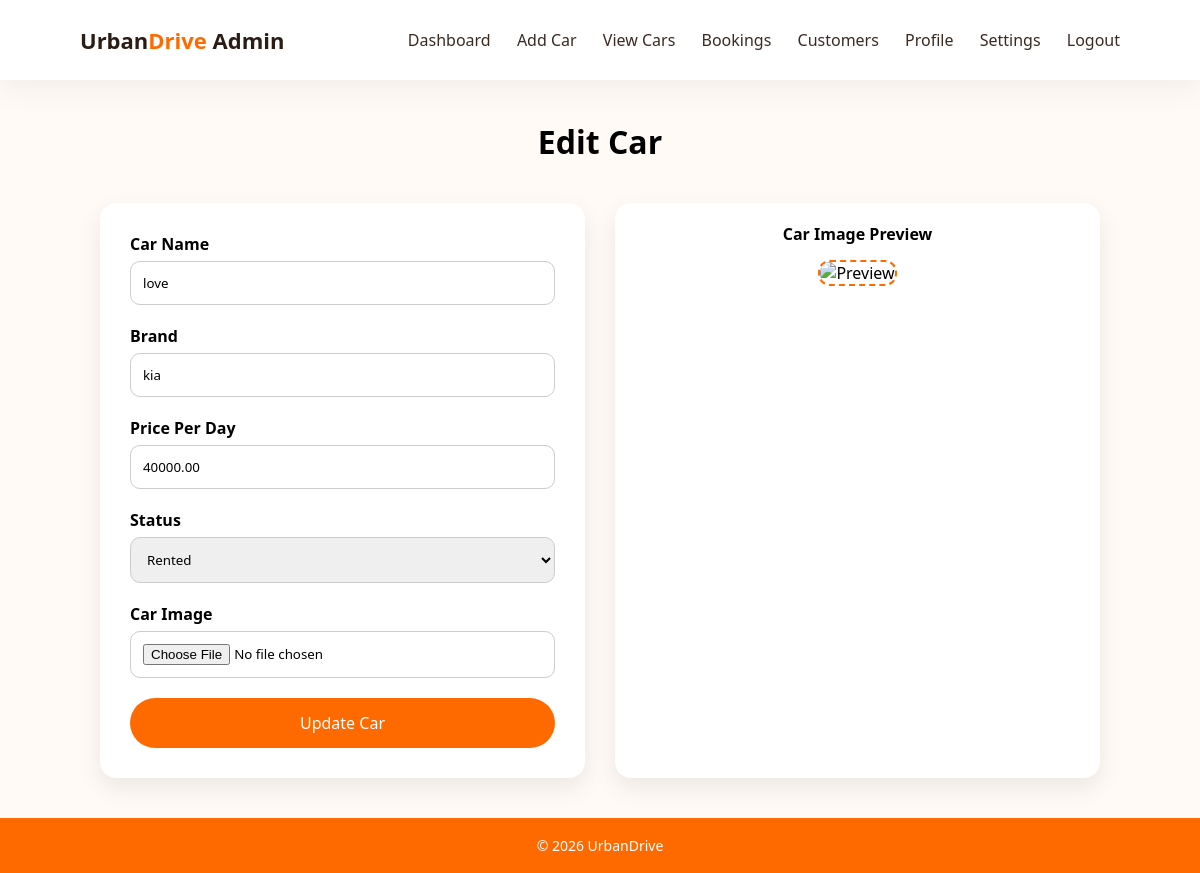
Page /edit_car.php?id=2 (signed in) on the committed database.
### tables this page shows
CREATE TABLE `cars` (
  `car_id` int(11) UNSIGNED NOT NULL,
  `car_name` varchar(255) NOT NULL,
  `brand` varchar(100) NOT NULL,
  `price_per_day` decimal(10,2) NOT NULL,
  `status` enum('Available','Rented','Maintenance') NOT NULL DEFAULT 'Available',
  `created_at` timestamp NOT NULL DEFAULT current_timestamp(),
  `car_image` varchar(255) DEFAULT NULL,
  `availability` enum('available','rented','maintenance') DEFAULT 'available',
  `model` varchar(100) NOT NULL
);

### edit_car.php (the view, shortened to what this page needs)
<?php
include 'db.php';
$id = $_GET['id'];
$car_query = mysqli_query($conn, "SELECT * FROM cars WHERE car_id=$id");
$car = mysqli_fetch_assoc($car_query);
?>
<!DOCTYPE html>
<html lang="en">
<head>
<link rel="stylesheet" href="addacar.css">
</head>
<body>
<header class="admin-header">
    <div class="logo">Urban<span>Drive</span> Admin</div>
    <nav>
        <a href="reports.php" class="active">Dashboard</a>
        <a href="addcar.php">Add Car</a>
        <a href="viewcar.php">View Cars</a>
        <a href="bookings.php">Bookings</a>
        <a href="customers.php">Customers</a>
        <a href="profile_admin.php">Profile</a>
        <a href="settings.php">Settings</a>
        <a class="logout" href="logout.php">Logout</a>
    </nav>
</header>
<main class="content">
    <h1>Edit Car</h1>
    <div class="addcar-wrapper">
        <form class="car-form" method="post" enctype="multipart/form-data">
            <label>Car Name</label>
            <input type="text" name="car_name" value="<?= htmlspecialchars($car['car_name']) ?>" required>
            <label>Brand</label>
            <input type="text" name="brand" value="<?= htmlspecialchars($car['brand']) ?>" required>
            <label>Price Per Day</label>
            <input type="number" step="0.01" name="price" value="<?= $car['price_per_day'] ?>" required>
            <label>Status</label>
            <select name="status">
                <option value="Rented" <?= $car['status']=="Rented"?"selected":"" ?>>Rented</option>
            </select>
            <label>Car Image</label>
            <input type="file" name="car_image" accept="image/*" onchange="previewImage(event)">
            <button type="submit" name="update">Update Car</button>
        </form>
        <div class="image-preview">
            <p>Car Image Preview</p>
            <img id="preview" src="<?= $car['car_image'] && file_exists('../uploads/'.$car['car_image']) ? '../uploads/'.$car['car_image'] : '../assets/car-placeholder.png' ?>" alt="Preview">
        </div>
    </div>
</main>
<footer class="admin-footer">
    © 2026 UrbanDrive
</footer>
</body>
</html>

### addacar.css (style rules this page uses)
* { margin: 0; padding: 0; box-sizing: border-box; font-family: "Segoe UI", sans-serif; }
html, body { height: 100%; }
body { display: flex; flex-direction: column; background: #fffaf6; }
.admin-header { display: flex; justify-content: space-between; align-items: center; padding: 25px 80px; background: #ffffff; box-shadow: 0 10px 30px rgba(0,0,0,0.05); }
.logo { font-size: 22px; font-weight: 700; color: #2b1d16; }
.logo span { color: #ff6a00; }
nav a { margin-left: 22px; text-decoration: none; font-weight: 500; color: #3a2a22; }
.content { flex: 1; padding: 40px; }
.content h1 { text-align: center; margin-bottom: 40px; }
.addcar-wrapper { max-width: 1000px; margin: auto; display: grid; grid-template-columns: 1fr 1fr; gap: 30px; }
.car-form { background: #fff; padding: 30px; border-radius: 16px; box-shadow: 0 10px 25px rgba(0,0,0,0.08); }
.car-form label { font-weight: 600; display: block; margin-bottom: 6px; }
.car-form input, .car-form select { width: 100%; padding: 12px; margin-bottom: 20px; border-radius: 10px; border: 1px solid #ccc; }
.car-form button { width: 100%; padding: 14px; background: #ff6a00; border: none; border-radius: 30px; color: white; font-size: 16px; cursor: pointer; }
.image-preview { background: #fff; border-radius: 16px; padding: 20px; box-shadow: 0 10px 25px rgba(0,0,0,0.08); text-align: center; }
.image-preview p { font-weight: 600; margin-bottom: 15px; }
.image-preview img { width: 100%; max-height: 280px; object-fit: cover; border-radius: 12px; border: 2px dashed #ff6a00; }
.admin-footer { background: #ff6a00; color: #fff; text-align: center; padding: 18px 0; font-size: 14px; }

### rows in the picture
cars: car_name "love", brand "kia", price "40000.00", status "Rented"
